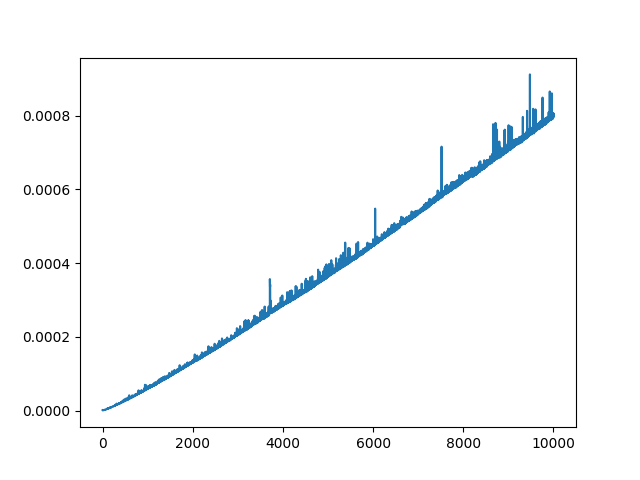

This chart was generated by the following Python code:
import random
from typing import Callable
import time
from matplotlib import pyplot as plt


def timed(f, *args, n_iter=1):
    acc = float("inf")
    print(len(*args))
    for i in range(n_iter):
        t0 = time.perf_counter()
        f(*args)
        t1 = time.perf_counter()
        acc = min(acc, t1 - t0)
    return acc


def sort1(list_for_sort):
    return sorted(list_for_sort)


k = 10000
plt.plot(range(0, k), [timed(sort1, [random.randint(1, 10000) for _ in range(n)]) for n in range(0, k)])
plt.savefig('sort.png')